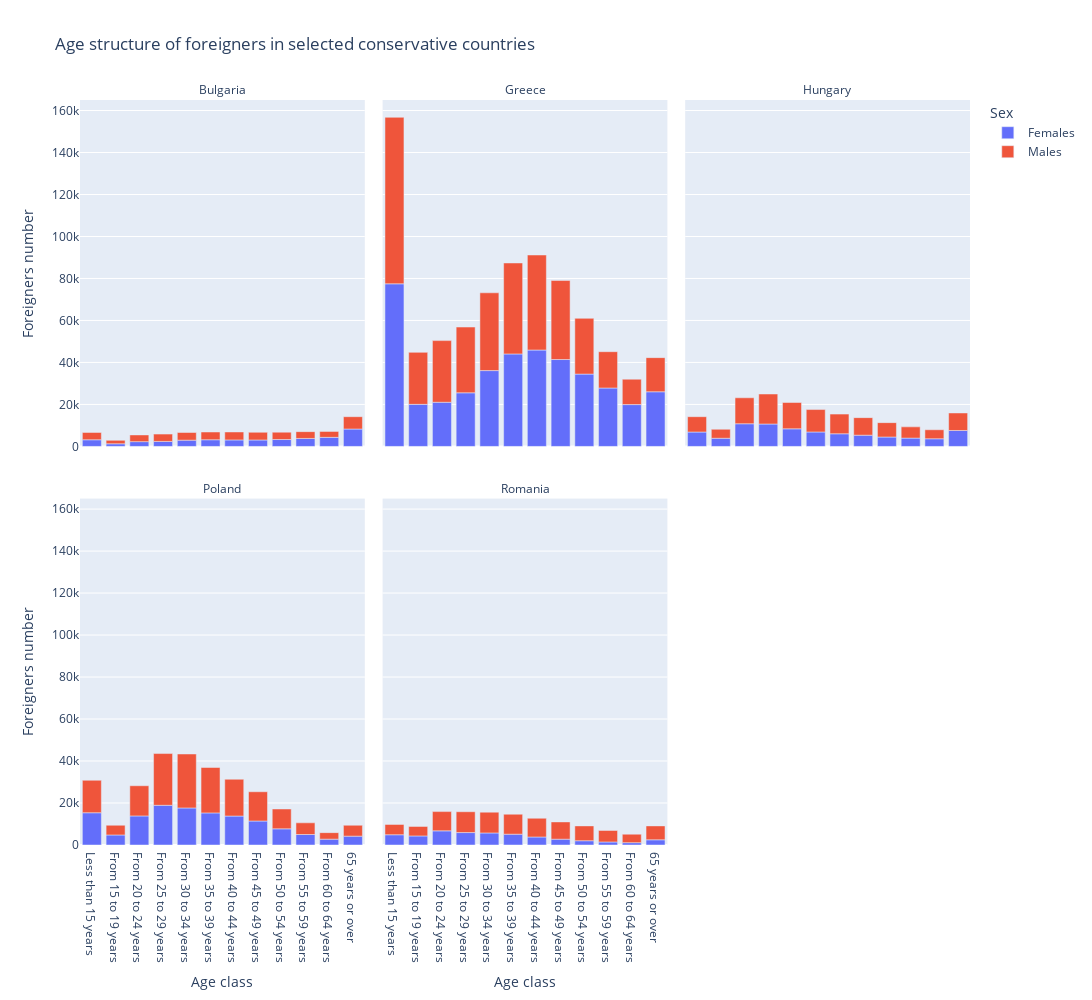

This figure's notebook cell:
### Code cell
plot_age_structure(only_foreigners[(only_foreigners['geo'].isin(conservs))
                                    & (only_foreigners['Sex'] != 'Total') &
                                    (only_foreigners['year'] >= 2014)],
                   'Age structure of foreigners in selected conservative countries', age_order)

### Figure 1 — Plotly figure (JSON) as saved in the notebook; plotly's stock layout.template omitted (floating-point values rounded to 4 significant figures)
{"data": [{"hovertemplate": "Sex=Females<br>geo=Bulgaria<br>Age class=%{x}<br>Foreigners number=%{y}<extra></extra>", "legendgroup": "Females", "marker": {"color": "#636efa", "pattern": {"shape": ""}}, "name": "Females", "orientation": "v", "showlegend": true, "textposition": "auto", "type": "bar", "x": ["65 years or over", "From 15 to 19 years", "From 20 to 24 years", "From 25 to 29 years", "From 30 to 34 years", "From 35 to 39 years", "From 40 to 44 years", "From 45 to 49 years", "From 50 to 54 years", "From 55 to 59 years", "From 60 to 64 years", "Less than 15 years"], "xaxis": "x4", "y": [8292.0, 1265.0, 2280.0, 2379.0, 2978.0, 3173.0, 3102.0, 3072.0, 3287.0, 3806.0, 4323.0, 3165.0], "yaxis": "y4"}, {"hovertemplate": "Sex=Females<br>geo=Greece<br>Age class=%{x}<br>Foreigners number=%{y}<extra></extra>", "legendgroup": "Females", "marker": {"color": "#636efa", "pattern": {"shape": ""}}, "name": "Females", "orientation": "v", "showlegend": false, "textposition": "auto", "type": "bar", "x": ["65 years or over", "From 15 to 19 years", "From 20 to 24 years", "From 25 to 29 years", "From 30 to 34 years", "From 35 to 39 years", "From 40 to 44 years", "From 45 to 49 years", "From 50 to 54 years", "From 55 to 59 years", "From 60 to 64 years", "Less than 15 years"], "xaxis": "x5", "y": [26030.0, 20040.0, 21040.0, 25540.0, 36120.0, 44050.0, 45920.0, 41390.0, 34460.0, 27830.0, 19930.0, 77460.0], "yaxis": "y5"}, {"hovertemplate": "Sex=Females<br>geo=Hungary<br>Age class=%{x}<br>Foreigners number=%{y}<extra></extra>", "legendgroup": "Females", "marker": {"color": "#636efa", "pattern": {"shape": ""}}, "name": "Females", "orientation": "v", "showlegend": false, "textposition": "auto", "type": "bar", "x": ["65 years or over", "From 15 to 19 years", "From 20 to 24 years", "From 25 to 29 years", "From 30 to 34 years", "From 35 to 39 years", "From 40 to 44 years", "From 45 to 49 years", "From 50 to 54 years", "From 55 to 59 years", "From 60 to 64 years", "Less than 15 years"], "xaxis": "x6", "y": [7593.0, 3892.0, 10800.0, 10680.0, 8384.0, 6886.0, 6024.0, 5358.0, 4481.0, 3957.0, 3640.0, 6856.0], "yaxis": "y6"}, {"hovertemplate": "Sex=Females<br>geo=Poland<br>Age class=%{x}<br>Foreigners number=%{y}<extra></extra>", "legendgroup": "Females", "marker": {"color": "#636efa", "pattern": {"shape": ""}}, "name": "Females", "orientation": "v", "showlegend": false, "textposition": "auto", "type": "bar", "x": ["65 years or over", "From 15 to 19 years", "From 20 to 24 years", "From 25 to 29 years", "From 30 to 34 years", "From 35 to 39 years", "From 40 to 44 years", "From 45 to 49 years", "From 50 to 54 years", "From 55 to 59 years", "From 60 to 64 years", "Less than 15 years"], "xaxis": "x", "y": [4226.0, 4779.0, 13850.0, 18920.0, 17650.0, 15290.0, 13800.0, 11430.0, 7701.0, 4993.0, 2788.0, 15370.0], "yaxis": "y"}, {"hovertemplate": "Sex=Females<br>geo=Romania<br>Age class=%{x}<br>Foreigners number=%{y}<extra></extra>", "legendgroup": "Females", "marker": {"color": "#636efa", "pattern": {"shape": ""}}, "name": "Females", "orientation": "v", "showlegend": false, "textposition": "auto", "type": "bar", "x": ["65 years or over", "From 15 to 19 years", "From 20 to 24 years", "From 25 to 29 years", "From 30 to 34 years", "From 35 to 39 years", "From 40 to 44 years", "From 45 to 49 years", "From 50 to 54 years", "From 55 to 59 years", "From 60 to 64 years", "Less than 15 years"], "xaxis": "x2", "y": [2481.0, 4317.0, 6743.0, 5922.0, 5741.0, 5151.0, 3812.0, 2771.0, 2038.0, 1448.0, 1118.0, 4885.0], "yaxis": "y2"}, {"hovertemplate": "Sex=Males<br>geo=Bulgaria<br>Age class=%{x}<br>Foreigners number=%{y}<extra></extra>", "legendgroup": "Males", "marker": {"color": "#EF553B", "pattern": {"shape": ""}}, "name": "Males", "orientation": "v", "showlegend": true, "textposition": "auto", "type": "bar", "x": ["65 years or over", "From 15 to 19 years", "From 20 to 24 years", "From 25 to 29 years", "From 30 to 34 years", "From 35 to 39 years", "From 40 to 44 years", "From 45 to 49 years", "From 50 to 54 years", "From 55 to 59 years", "From 60 to 64 years", "Less than 15 years"], "xaxis": "x4", "y": [5867.0, 1637.0, 3195.0, 3494.0, 3650.0, 3692.0, 3777.0, 3661.0, 3498.0, 3233.0, 2835.0, 3493.0], "yaxis": "y4"}, {"hovertemplate": "Sex=Males<br>geo=Greece<br>Age class=%{x}<br>Foreigners number=%{y}<extra></extra>", "legendgroup": "Males", "marker": {"color": "#EF553B", "pattern": {"shape": ""}}, "name": "Males", "orientation": "v", "showlegend": false, "textposition": "auto", "type": "bar", "x": ["65 years or over", "From 15 to 19 years", "From 20 to 24 years", "From 25 to 29 years", "From 30 to 34 years", "From 35 to 39 years", "From 40 to 44 years", "From 45 to 49 years", "From 50 to 54 years", "From 55 to 59 years", "From 60 to 64 years", "Less than 15 years"], "xaxis": "x5", "y": [16260.0, 24770.0, 29370.0, 31320.0, 37060.0, 43330.0, 45260.0, 37640.0, 26560.0, 17300.0, 12100.0, 79300.0], "yaxis": "y5"}, {"hovertemplate": "Sex=Males<br>geo=Hungary<br>Age class=%{x}<br>Foreigners number=%{y}<extra></extra>", "legendgroup": "Males", "marker": {"color": "#EF553B", "pattern": {"shape": ""}}, "name": "Males", "orientation": "v", "showlegend": false, "textposition": "auto", "type": "bar", "x": ["65 years or over", "From 15 to 19 years", "From 20 to 24 years", "From 25 to 29 years", "From 30 to 34 years", "From 35 to 39 years", "From 40 to 44 years", "From 45 to 49 years", "From 50 to 54 years", "From 55 to 59 years", "From 60 to 64 years", "Less than 15 years"], "xaxis": "x6", "y": [8346.0, 4276.0, 12370.0, 14290.0, 12540.0, 10670.0, 9370.0, 8359.0, 6847.0, 5360.0, 4301.0, 7305.0], "yaxis": "y6"}, {"hovertemplate": "Sex=Males<br>geo=Poland<br>Age class=%{x}<br>Foreigners number=%{y}<extra></extra>", "legendgroup": "Males", "marker": {"color": "#EF553B", "pattern": {"shape": ""}}, "name": "Males", "orientation": "v", "showlegend": false, "textposition": "auto", "type": "bar", "x": ["65 years or over", "From 15 to 19 years", "From 20 to 24 years", "From 25 to 29 years", "From 30 to 34 years", "From 35 to 39 years", "From 40 to 44 years", "From 45 to 49 years", "From 50 to 54 years", "From 55 to 59 years", "From 60 to 64 years", "Less than 15 years"], "xaxis": "x", "y": [5172.0, 4624.0, 14370.0, 24640.0, 25700.0, 21640.0, 17520.0, 13940.0, 9455.0, 5576.0, 3100.0, 15460.0], "yaxis": "y"}, {"hovertemplate": "Sex=Males<br>geo=Romania<br>Age class=%{x}<br>Foreigners number=%{y}<extra></extra>", "legendgroup": "Males", "marker": {"color": "#EF553B", "pattern": {"shape": ""}}, "name": "Males", "orientation": "v", "showlegend": false, "textposition": "auto", "type": "bar", "x": ["65 years or over", "From 15 to 19 years", "From 20 to 24 years", "From 25 to 29 years", "From 30 to 34 years", "From 35 to 39 years", "From 40 to 44 years", "From 45 to 49 years", "From 50 to 54 years", "From 55 to 59 years", "From 60 to 64 years", "Less than 15 years"], "xaxis": "x2", "y": [6620.0, 4526.0, 9175.0, 9930.0, 9901.0, 9517.0, 8923.0, 8224.0, 7064.0, 5474.0, 4036.0, 4916.0], "yaxis": "y2"}], "layout": {"annotations": [{"font": {}, "showarrow": false, "text": "Poland", "x": 0.16, "xanchor": "center", "xref": "paper", "y": 0.465, "yanchor": "bottom", "yref": "paper"}, {"font": {}, "showarrow": false, "text": "Romania", "x": 0.5, "xanchor": "center", "xref": "paper", "y": 0.465, "yanchor": "bottom", "yref": "paper"}, {"font": {}, "showarrow": false, "text": "Bulgaria", "x": 0.16, "xanchor": "center", "xref": "paper", "y": 1.0, "yanchor": "bottom", "yref": "paper"}, {"font": {}, "showarrow": false, "text": "Greece", "x": 0.5, "xanchor": "center", "xref": "paper", "y": 1.0, "yanchor": "bottom", "yref": "paper"}, {"font": {}, "showarrow": false, "text": "Hungary", "x": 0.84, "xanchor": "center", "xref": "paper", "y": 1.0, "yanchor": "bottom", "yref": "paper"}], "barmode": "relative", "height": 1000, "legend": {"title": {"text": "Sex"}, "tracegroupgap": 0}, "showlegend": true, "title": {"text": "Age structure of foreigners in selected conservative countries"}, "width": 1200, "xaxis": {"anchor": "y", "categoryarray": ["Less than 15 years", "From 15 to 19 years", "From 20 to 24 years", "From 25 to 29 years", "From 30 to 34 years", "From 35 to 39 years", "From 40 to 44 years", "From 45 to 49 years", "From 50 to 54 years", "From 55 to 59 years", "From 60 to 64 years", "65 years or over"], "categoryorder": "array", "domain": [0, 0.32], "title": {"text": "Age class"}}, "xaxis2": {"anchor": "y2", "categoryarray": ["Less than 15 years", "From 15 to 19 years", "From 20 to 24 years", "From 25 to 29 years", "From 30 to 34 years", "From 35 to 39 years", "From 40 to 44 years", "From 45 to 49 years", "From 50 to 54 years", "From 55 to 59 years", "From 60 to 64 years", "65 years or over"], "categoryorder": "array", "domain": [0.34, 0.66], "matches": "x", "title": {"text": "Age class"}}, "xaxis3": {"anchor": "y3", "categoryarray": ["Less than 15 years", "From 15 to 19 years", "From 20 to 24 years", "From 25 to 29 years", "From 30 to 34 years", "From 35 to 39 years", "From 40 to 44 years", "From 45 to 49 years", "From 50 to 54 years", "From 55 to 59 years", "From 60 to 64 years", "65 years or over"], "categoryorder": "array", "domain": [0.68, 1.0], "matches": "x", "title": {"text": "Age class"}}, "xaxis4": {"anchor": "y4", "domain": [0, 0.32], "matches": "x", "showticklabels": false}, "xaxis5": {"anchor": "y5", "domain": [0.34, 0.66], "matches": "x", "showticklabels": false}, "xaxis6": {"anchor": "y6", "domain": [0.68, 1.0], "matches": "x", "showticklabels": false}, "yaxis": {"anchor": "x", "domain": [0, 0.465], "title": {"text": "Foreigners number"}}, "yaxis2": {"anchor": "x2", "domain": [0, 0.465], "matches": "y", "showticklabels": false}, "yaxis3": {"anchor": "x3", "domain": [0, 0.465], "matches": "y", "showticklabels": false}, "yaxis4": {"anchor": "x4", "domain": [0.535, 1.0], "matches": "y", "title": {"text": "Foreigners number"}}, "yaxis5": {"anchor": "x5", "domain": [0.535, 1.0], "matches": "y", "showticklabels": false}, "yaxis6": {"anchor": "x6", "domain": [0.535, 1.0], "matches": "y", "showticklabels": false}}}
